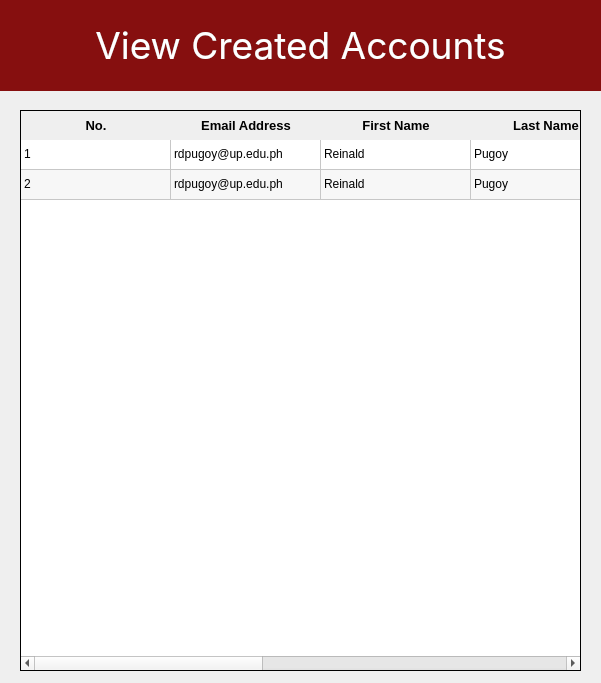
<?xml version="1.0" encoding="UTF-8"?>
<ui version="4.0">
 <class>MainWindow</class>
 <widget class="QMainWindow" name="MainWindow">
  <property name="geometry">
   <rect>
    <x>0</x>
    <y>0</y>
    <width>601</width>
    <height>683</height>
   </rect>
  </property>
  <property name="minimumSize">
   <size>
    <width>601</width>
    <height>683</height>
   </size>
  </property>
  <property name="maximumSize">
   <size>
    <width>601</width>
    <height>683</height>
   </size>
  </property>
  <property name="windowTitle">
   <string>View Created Accounts</string>
  </property>
  <property name="styleSheet">
   <string notr="true">#title{
	background-color: #860f0f;
	color: white;
}


QTableWidget{
	border: 1px solid black;
}</string>
  </property>
  <property name="animated">
   <bool>true</bool>
  </property>
  <widget class="QWidget" name="centralwidget">
   <widget class="QLabel" name="title">
    <property name="geometry">
     <rect>
      <x>0</x>
      <y>0</y>
      <width>601</width>
      <height>91</height>
     </rect>
    </property>
    <property name="font">
     <font>
      <family>Inter</family>
      <pointsize>28</pointsize>
     </font>
    </property>
    <property name="text">
     <string>View Created Accounts</string>
    </property>
    <property name="alignment">
     <set>Qt::AlignCenter</set>
    </property>
   </widget>
   <widget class="QTableWidget" name="createdAccountsTable">
    <property name="geometry">
     <rect>
      <x>20</x>
      <y>110</y>
      <width>561</width>
      <height>561</height>
     </rect>
    </property>
    <property name="autoFillBackground">
     <bool>false</bool>
    </property>
    <property name="styleSheet">
     <string notr="true">QHeaderView::section{
	border: none;
	font-size: 13px;
	font-weight: bold;
	color: black;
	padding: 5px;
}
</string>
    </property>
    <property name="frameShape">
     <enum>QFrame::StyledPanel</enum>
    </property>
    <property name="frameShadow">
     <enum>QFrame::Plain</enum>
    </property>
    <property name="lineWidth">
     <number>2</number>
    </property>
    <property name="sizeAdjustPolicy">
     <enum>QAbstractScrollArea::AdjustToContents</enum>
    </property>
    <property name="dragDropOverwriteMode">
     <bool>false</bool>
    </property>
    <property name="alternatingRowColors">
     <bool>true</bool>
    </property>
    <property name="textElideMode">
     <enum>Qt::ElideRight</enum>
    </property>
    <property name="gridStyle">
     <enum>Qt::SolidLine</enum>
    </property>
    <property name="sortingEnabled">
     <bool>false</bool>
    </property>
    <property name="wordWrap">
     <bool>true</bool>
    </property>
    <property name="cornerButtonEnabled">
     <bool>true</bool>
    </property>
    <attribute name="horizontalHeaderCascadingSectionResizes">
     <bool>false</bool>
    </attribute>
    <attribute name="horizontalHeaderDefaultSectionSize">
     <number>150</number>
    </attribute>
    <attribute name="horizontalHeaderShowSortIndicator" stdset="0">
     <bool>true</bool>
    </attribute>
    <attribute name="horizontalHeaderStretchLastSection">
     <bool>false</bool>
    </attribute>
    <attribute name="verticalHeaderVisible">
     <bool>false</bool>
    </attribute>
    <attribute name="verticalHeaderCascadingSectionResizes">
     <bool>false</bool>
    </attribute>
    <attribute name="verticalHeaderDefaultSectionSize">
     <number>30</number>
    </attribute>
    <attribute name="verticalHeaderStretchLastSection">
     <bool>false</bool>
    </attribute>
    <row>
     <property name="text">
      <string>0</string>
     </property>
    </row>
    <row>
     <property name="text">
      <string>1</string>
     </property>
    </row>
    <column>
     <property name="text">
      <string>No.</string>
     </property>
    </column>
    <column>
     <property name="text">
      <string>Email Address</string>
     </property>
    </column>
    <column>
     <property name="text">
      <string>First Name</string>
     </property>
    </column>
    <column>
     <property name="text">
      <string>Last Name</string>
     </property>
    </column>
    <column>
     <property name="text">
      <string>Org Unit Path</string>
     </property>
    </column>
    <column>
     <property name="text">
      <string>Recovery Email</string>
     </property>
    </column>
    <column>
     <property name="text">
      <string>Password</string>
     </property>
    </column>
    <item row="0" column="0">
     <property name="text">
      <string>1</string>
     </property>
    </item>
    <item row="0" column="1">
     <property name="text">
      <string>rdpugoy@up.edu.ph</string>
     </property>
    </item>
    <item row="0" column="2">
     <property name="text">
      <string>Reinald</string>
     </property>
    </item>
    <item row="0" column="3">
     <property name="text">
      <string>Pugoy</string>
     </property>
    </item>
    <item row="0" column="4">
     <property name="text">
      <string>/Students/UP Open University Students/Active UPOU Students</string>
     </property>
    </item>
    <item row="0" column="5">
     <property name="text">
      <string>radlp.kr@gmail.com</string>
     </property>
    </item>
    <item row="0" column="6">
     <property name="text">
      <string>D2ge14ouM!</string>
     </property>
    </item>
    <item row="1" column="0">
     <property name="text">
      <string>2</string>
     </property>
    </item>
    <item row="1" column="1">
     <property name="text">
      <string>rdpugoy@up.edu.ph</string>
     </property>
    </item>
    <item row="1" column="2">
     <property name="text">
      <string>Reinald</string>
     </property>
    </item>
    <item row="1" column="3">
     <property name="text">
      <string>Pugoy</string>
     </property>
    </item>
    <item row="1" column="4">
     <property name="text">
      <string>/Students/UP Open University Students/Active UPOU Students</string>
     </property>
    </item>
    <item row="1" column="5">
     <property name="text">
      <string>radlp.kr@gmail.com</string>
     </property>
    </item>
    <item row="1" column="6">
     <property name="text">
      <string>D2ge14ouM!</string>
     </property>
    </item>
   </widget>
  </widget>
 </widget>
 <resources/>
 <connections/>
</ui>
